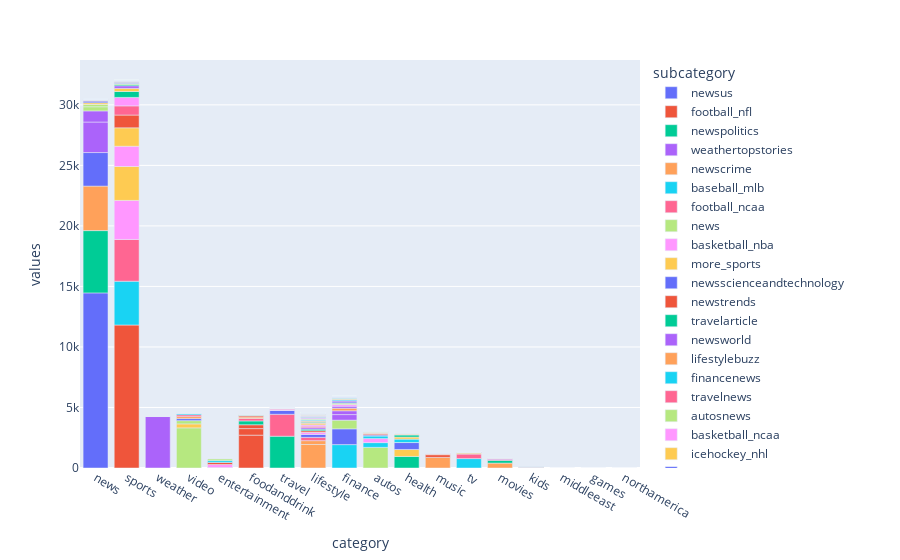

Notebook cell for this chart:
### Code cell
c=news_data[['category','subcategory']].value_counts()

index=[]
for i in c.index:
    index.append(np.array(i))
index=np.array(index)

distribution_df=pd.DataFrame(columns=['category','subcategory','values'])
distribution_df['category']=index[:,0]
distribution_df['subcategory']=index[:,1]
distribution_df['values']=c.values

px.bar(data_frame=distribution_df,x='category',y='values',color='subcategory')
